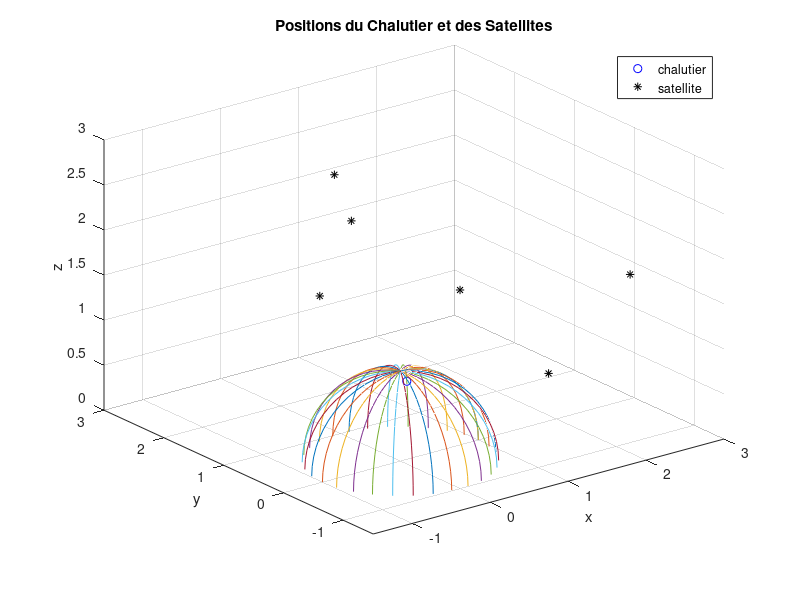

Here is the MATLAB script that generated this plot:
clc
clf
clear all

%% set the basic values
R = 6371;                       % radius of the earth
gps = load('gps.txt'); 
                                % obtain the gps data
c = 2.9979 * 10 ^ 8; 
v = c / R / 10 ^ 6;             % v: R/ms
[m, n] =  size(gps);

%% fabricate the matrix and vectors
cor1 = repmat(gps(2 : m, 1)', n - 1, 1);
correst = gps(2 : m, 2 : n)';
cor = cor1 - correst;
cor(:, 4) =  - 1 * v^2 * cor(:, 4);
cor = 2 * cor;                  % fabricate the matrix
b = (cor1.^2 - correst.^2) * [1 1 1 -v^2]'; 
                                % fabricate the right part of equation
x = cor \ b;                    % position of the fishing-boat


%% print the results
fprintf('La position du chalutier\n');
ax = ['x' 'y' 'z' 't']';
for i = 1:4
    fprintf('%s\t%f\n', ax(i), x(i));
end                             % print the postion of the fishing-boat
fprintf('la norme est %f\n', sqrt(x(1)^2 + x(2)^2 + x(3)^2));

ax = ['n' 'x' 'y' 'z' 't'];
fprintf('Les positions des satellites\n');
for i = 1 : 5
    fprintf('%s\t', ax(i));
    for j = 1 : 6
        if j~= 6
            fprintf('%f\t', gps(i, j));
        else
            fprintf('%f\n', gps(i, j));
        end
    end
end
                                % print the positions of satellites

%% plotting
posi = [[0 ; x] gps];     % fabricate the matrix for ploting
figure(1)
for i = 1 : 7
    if i == 1
        plot3(posi(2, i), posi(3, i), posi(4, i), 'bo');  
        hold on;
grid on;
    else
        plot3(posi(2, i), posi(3, i), posi(4, i), 'k*');
    end
end
                                % plot the points
[xs ys zs] = sphere(30);
plot3(xs, ys, zs);
title('Positions du Chalutier et des Satellites');
xlabel('x'); ylabel('y'); zlabel('z');
axis([-1.5, 3, -1.5, 3, 0, 3]);
legend('chalutier', 'satellite');


